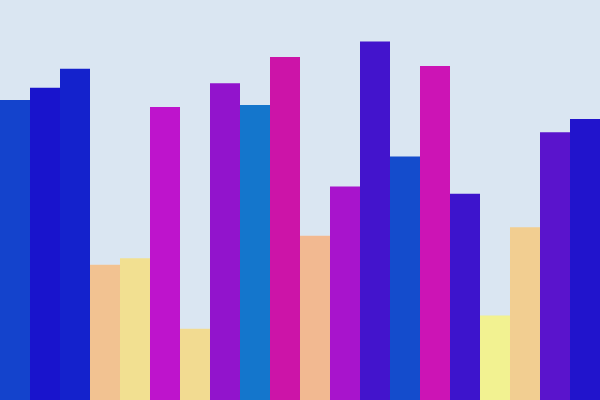
Frame 1 (no input)
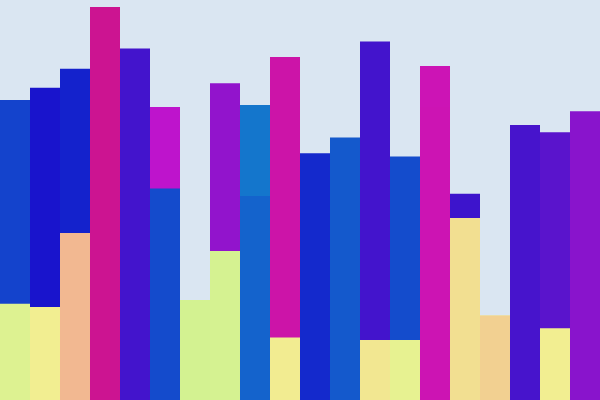
Frame 2 (the mouse pressed at the canvas centre, redrawn once)

The p5.js sketch that drew these frames (run headless with seeded random() and noise() and a simulated clock; the mouse was pressed at the canvas centre and the sketch redrawn once):

// p5.js sketch
// ── sketch.js

let buildingWidth = 30;

function setup() {
  createCanvas(600, 400);
  colorMode(HSB, 360, 100, 100);
  background(210, 10, 95); 
  noLoop(); 
}

function draw() {
  noStroke();

  // Loop across the canvas to place buildings
  for (let x = 0; x < width; x += buildingWidth) {

    // Random height for each building
    let h = random(50, height);

    // Colour determined by height
    let hue;
    let saturation;
    let brightness;

    if (h > height / 2) {
      // Tall buildings
      hue = random(200, 320);
      saturation = 90;
      brightness = 80;
    } else {
      // Short buildings
      hue = random(20, 80);
      saturation = 40;
      brightness = 95;
    }

    fill(hue, saturation, brightness);

    // Draw building from bottom of canvas
    rect(x, height - h, buildingWidth, h);
  }
}

// ── style.css
body {
  margin: 0;
  padding: 0;
  background: #3a3a3a;
  color: #e0e0e0;
  font-family: Arial, Helvetica, sans-serif;
  text-align: center;
}

canvas {
  display: block;
  margin: 40px auto;
}
